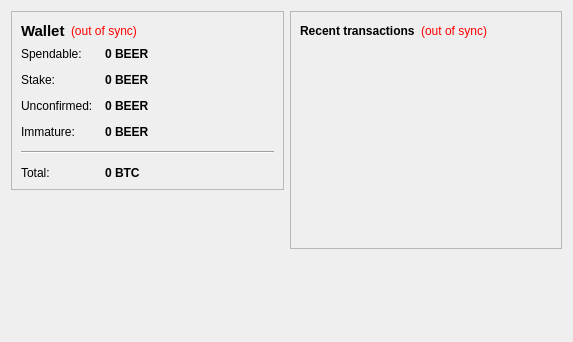
<?xml version="1.0" encoding="UTF-8"?>
<ui version="4.0">
 <class>OverviewPage</class>
 <widget class="QWidget" name="OverviewPage">
  <property name="geometry">
   <rect>
    <x>0</x>
    <y>0</y>
    <width>573</width>
    <height>342</height>
   </rect>
  </property>
  <property name="windowTitle">
   <string>Form</string>
  </property>
  <layout class="QHBoxLayout" name="horizontalLayout" stretch="1,1">
   <item>
    <layout class="QVBoxLayout" name="verticalLayout_2">
     <item>
      <widget class="QFrame" name="frame">
       <property name="frameShape">
        <enum>QFrame::StyledPanel</enum>
       </property>
       <property name="frameShadow">
        <enum>QFrame::Raised</enum>
       </property>
       <layout class="QVBoxLayout" name="verticalLayout_4">
        <item>
         <layout class="QHBoxLayout" name="horizontalLayout_4">
          <item>
           <widget class="QLabel" name="label_5">
            <property name="font">
             <font>
              <pointsize>11</pointsize>
              <weight>75</weight>
              <bold>true</bold>
             </font>
            </property>
            <property name="text">
             <string>Wallet</string>
            </property>
           </widget>
          </item>
          <item>
           <widget class="QLabel" name="labelWalletStatus">
            <property name="toolTip">
             <string>The displayed information may be out of date. Your wallet automatically synchronizes with the BEERHOUSE network after a connection is established, but this process has not completed yet.</string>
            </property>
            <property name="styleSheet">
             <string notr="true">QLabel { color: red; }</string>
            </property>
            <property name="text">
             <string notr="true">(out of sync)</string>
            </property>
            <property name="alignment">
             <set>Qt::AlignLeading|Qt::AlignLeft|Qt::AlignVCenter</set>
            </property>
           </widget>
          </item>
          <item>
           <spacer name="horizontalSpacer_2">
            <property name="orientation">
             <enum>Qt::Horizontal</enum>
            </property>
            <property name="sizeHint" stdset="0">
             <size>
              <width>40</width>
              <height>20</height>
             </size>
            </property>
           </spacer>
          </item>
         </layout>
        </item>
        <item>
         <layout class="QFormLayout" name="formLayout_2">
          <property name="fieldGrowthPolicy">
           <enum>QFormLayout::AllNonFixedFieldsGrow</enum>
          </property>
          <property name="horizontalSpacing">
           <number>12</number>
          </property>
          <property name="verticalSpacing">
           <number>12</number>
          </property>
          <item row="0" column="0">
           <widget class="QLabel" name="label">
            <property name="text">
             <string>Spendable:</string>
            </property>
           </widget>
          </item>
          <item row="0" column="1">
           <widget class="QLabel" name="labelBalance">
            <property name="font">
             <font>
              <weight>75</weight>
              <bold>true</bold>
             </font>
            </property>
            <property name="cursor">
             <cursorShape>IBeamCursor</cursorShape>
            </property>
            <property name="toolTip">
             <string>Your current spendable balance</string>
            </property>
            <property name="text">
             <string notr="true">0 BEER</string>
            </property>
            <property name="textInteractionFlags">
             <set>Qt::LinksAccessibleByMouse|Qt::TextSelectableByKeyboard|Qt::TextSelectableByMouse</set>
            </property>
           </widget>
          </item>
          <item row="1" column="0">
           <widget class="QLabel" name="label_6">
            <property name="text">
             <string>Stake:</string>
            </property>
           </widget>
          </item>
          <item row="1" column="1">
           <widget class="QLabel" name="labelStake">
            <property name="font">
             <font>
              <weight>75</weight>
              <bold>true</bold>
             </font>
            </property>
            <property name="cursor">
             <cursorShape>IBeamCursor</cursorShape>
            </property>
            <property name="toolTip">
             <string>Total of coins that was staked, and do not yet count toward the current balance</string>
            </property>
            <property name="text">
             <string notr="true">0 BEER</string>
            </property>
            <property name="textInteractionFlags">
             <set>Qt::LinksAccessibleByMouse|Qt::TextSelectableByKeyboard|Qt::TextSelectableByMouse</set>
            </property>
           </widget>
          </item>
          <item row="2" column="0">
           <widget class="QLabel" name="label_3">
            <property name="text">
             <string>Unconfirmed:</string>
            </property>
           </widget>
          </item>
          <item row="2" column="1">
           <widget class="QLabel" name="labelUnconfirmed">
            <property name="font">
             <font>
              <weight>75</weight>
              <bold>true</bold>
             </font>
            </property>
            <property name="cursor">
             <cursorShape>IBeamCursor</cursorShape>
            </property>
            <property name="toolTip">
             <string>Total of transactions that have yet to be confirmed, and do not yet count toward the current balance</string>
            </property>
            <property name="text">
             <string notr="true">0 BEER</string>
            </property>
            <property name="textInteractionFlags">
             <set>Qt::LinksAccessibleByMouse|Qt::TextSelectableByKeyboard|Qt::TextSelectableByMouse</set>
            </property>
           </widget>
          </item>
          <item row="3" column="0">
           <widget class="QLabel" name="labelImmatureText">
            <property name="text">
             <string>Immature:</string>
            </property>
           </widget>
          </item>
          <item row="3" column="1">
           <widget class="QLabel" name="labelImmature">
            <property name="font">
             <font>
              <weight>75</weight>
              <bold>true</bold>
             </font>
            </property>
            <property name="toolTip">
             <string>Mined balance that has not yet matured</string>
            </property>
            <property name="text">
             <string notr="true">0 BEER</string>
            </property>
            <property name="textInteractionFlags">
             <set>Qt::LinksAccessibleByMouse|Qt::TextSelectableByKeyboard|Qt::TextSelectableByMouse</set>
            </property>
           </widget>
          </item>
          <item row="4" column="0" colspan="2">
           <widget class="Line" name="line">
            <property name="orientation">
             <enum>Qt::Horizontal</enum>
            </property>
           </widget>
          </item>
          <item row="5" column="0">
           <widget class="QLabel" name="labelTotalText">
            <property name="text">
             <string>Total:</string>
            </property>
           </widget>
          </item>
          <item row="5" column="1">
           <widget class="QLabel" name="labelTotal">
            <property name="font">
             <font>
              <weight>75</weight>
              <bold>true</bold>
             </font>
            </property>
            <property name="cursor">
             <cursorShape>IBeamCursor</cursorShape>
            </property>
            <property name="toolTip">
             <string>Your current total balance</string>
            </property>
            <property name="text">
             <string notr="true">0 BTC</string>
            </property>
            <property name="textInteractionFlags">
             <set>Qt::LinksAccessibleByMouse|Qt::TextSelectableByKeyboard|Qt::TextSelectableByMouse</set>
            </property>
           </widget>
          </item>
         </layout>
        </item>
       </layout>
      </widget>
     </item>
     <item>
      <spacer name="verticalSpacer">
       <property name="orientation">
        <enum>Qt::Vertical</enum>
       </property>
       <property name="sizeHint" stdset="0">
        <size>
         <width>20</width>
         <height>40</height>
        </size>
       </property>
      </spacer>
     </item>
    </layout>
   </item>
   <item>
    <layout class="QVBoxLayout" name="verticalLayout_3">
     <item>
      <widget class="QFrame" name="frame_2">
       <property name="frameShape">
        <enum>QFrame::StyledPanel</enum>
       </property>
       <property name="frameShadow">
        <enum>QFrame::Raised</enum>
       </property>
       <layout class="QVBoxLayout" name="verticalLayout">
        <item>
         <layout class="QHBoxLayout" name="horizontalLayout_2">
          <item>
           <widget class="QLabel" name="label_4">
            <property name="text">
             <string>&lt;b&gt;Recent transactions&lt;/b&gt;</string>
            </property>
           </widget>
          </item>
          <item>
           <widget class="QLabel" name="labelTransactionsStatus">
            <property name="toolTip">
             <string>The displayed information may be out of date. Your wallet automatically synchronizes with the BEERHOUSE network after a connection is established, but this process has not completed yet.</string>
            </property>
            <property name="styleSheet">
             <string notr="true">QLabel { color: red; }</string>
            </property>
            <property name="text">
             <string notr="true">(out of sync)</string>
            </property>
            <property name="alignment">
             <set>Qt::AlignRight|Qt::AlignTrailing|Qt::AlignVCenter</set>
            </property>
           </widget>
          </item>
          <item>
           <spacer name="horizontalSpacer">
            <property name="orientation">
             <enum>Qt::Horizontal</enum>
            </property>
            <property name="sizeHint" stdset="0">
             <size>
              <width>40</width>
              <height>20</height>
             </size>
            </property>
           </spacer>
          </item>
         </layout>
        </item>
        <item>
         <widget class="QListView" name="listTransactions">
          <property name="styleSheet">
           <string notr="true">QListView { background: transparent; }</string>
          </property>
          <property name="frameShape">
           <enum>QFrame::NoFrame</enum>
          </property>
          <property name="verticalScrollBarPolicy">
           <enum>Qt::ScrollBarAlwaysOff</enum>
          </property>
          <property name="horizontalScrollBarPolicy">
           <enum>Qt::ScrollBarAlwaysOff</enum>
          </property>
          <property name="selectionMode">
           <enum>QAbstractItemView::NoSelection</enum>
          </property>
         </widget>
        </item>
       </layout>
      </widget>
     </item>
     <item>
      <spacer name="verticalSpacer_2">
       <property name="orientation">
        <enum>Qt::Vertical</enum>
       </property>
       <property name="sizeHint" stdset="0">
        <size>
         <width>20</width>
         <height>40</height>
        </size>
       </property>
      </spacer>
     </item>
    </layout>
   </item>
  </layout>
 </widget>
 <resources/>
 <connections/>
</ui>
